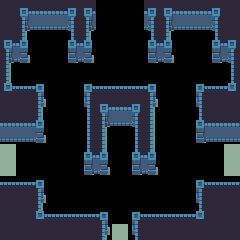

This game map was drawn from its Tiled (.tmx) file and the tilesets committed beside it. A one-line description and the full map source follow:
An orthogonal 15x15 tile map with 16x16 px tiles, 1 tile layer (Tiles) and 1 object (Piedestal bleu).

<map version="1.0" orientation="orthogonal" width="15" height="15" tilewidth="16" tileheight="16">
 <tileset firstgid="1" name="tiles" tilewidth="16" tileheight="16">
  <image source="../tilesets/tiles.png" width="96" height="144" />
 </tileset>
 <layer name="Tiles" width="15" height="15">
  <data>
   <tile gid="8" />
   <tile gid="4" />
   <tile gid="5" />
   <tile gid="5" />
   <tile gid="6" />
   <tile gid="4" />
   <tile gid="0" />
   <tile gid="0" />
   <tile gid="0" />
   <tile gid="6" />
   <tile gid="4" />
   <tile gid="5" />
   <tile gid="5" />
   <tile gid="6" />
   <tile gid="8" />
   <tile gid="8" />
   <tile gid="10" />
   <tile gid="11" />
   <tile gid="11" />
   <tile gid="12" />
   <tile gid="10" />
   <tile gid="0" />
   <tile gid="0" />
   <tile gid="0" />
   <tile gid="12" />
   <tile gid="10" />
   <tile gid="11" />
   <tile gid="11" />
   <tile gid="12" />
   <tile gid="8" />
   <tile gid="4" />
   <tile gid="46" />
   <tile gid="0" />
   <tile gid="0" />
   <tile gid="45" />
   <tile gid="46" />
   <tile gid="0" />
   <tile gid="0" />
   <tile gid="0" />
   <tile gid="45" />
   <tile gid="46" />
   <tile gid="0" />
   <tile gid="0" />
   <tile gid="45" />
   <tile gid="6" />
   <tile gid="10" />
   <tile gid="52" />
   <tile gid="0" />
   <tile gid="0" />
   <tile gid="51" />
   <tile gid="52" />
   <tile gid="0" />
   <tile gid="0" />
   <tile gid="0" />
   <tile gid="51" />
   <tile gid="52" />
   <tile gid="0" />
   <tile gid="0" />
   <tile gid="51" />
   <tile gid="12" />
   <tile gid="16" />
   <tile gid="0" />
   <tile gid="0" />
   <tile gid="0" />
   <tile gid="0" />
   <tile gid="0" />
   <tile gid="0" />
   <tile gid="0" />
   <tile gid="0" />
   <tile gid="0" />
   <tile gid="0" />
   <tile gid="0" />
   <tile gid="0" />
   <tile gid="0" />
   <tile gid="18" />
   <tile gid="22" />
   <tile gid="23" />
   <tile gid="34" />
   <tile gid="0" />
   <tile gid="0" />
   <tile gid="33" />
   <tile gid="23" />
   <tile gid="23" />
   <tile gid="23" />
   <tile gid="34" />
   <tile gid="0" />
   <tile gid="0" />
   <tile gid="33" />
   <tile gid="23" />
   <tile gid="24" />
   <tile gid="8" />
   <tile gid="8" />
   <tile gid="40" />
   <tile gid="0" />
   <tile gid="0" />
   <tile gid="39" />
   <tile gid="4" />
   <tile gid="5" />
   <tile gid="6" />
   <tile gid="40" />
   <tile gid="0" />
   <tile gid="0" />
   <tile gid="39" />
   <tile gid="8" />
   <tile gid="8" />
   <tile gid="5" />
   <tile gid="5" />
   <tile gid="46" />
   <tile gid="0" />
   <tile gid="0" />
   <tile gid="18" />
   <tile gid="10" />
   <tile gid="11" />
   <tile gid="12" />
   <tile gid="16" />
   <tile gid="0" />
   <tile gid="0" />
   <tile gid="45" />
   <tile gid="5" />
   <tile gid="5" />
   <tile gid="11" />
   <tile gid="11" />
   <tile gid="52" />
   <tile gid="0" />
   <tile gid="0" />
   <tile gid="18" />
   <tile gid="16" />
   <tile gid="0" />
   <tile gid="18" />
   <tile gid="16" />
   <tile gid="0" />
   <tile gid="0" />
   <tile gid="51" />
   <tile gid="11" />
   <tile gid="11" />
   <tile gid="17" />
   <tile gid="0" />
   <tile gid="0" />
   <tile gid="0" />
   <tile gid="0" />
   <tile gid="45" />
   <tile gid="46" />
   <tile gid="0" />
   <tile gid="45" />
   <tile gid="46" />
   <tile gid="0" />
   <tile gid="0" />
   <tile gid="0" />
   <tile gid="0" />
   <tile gid="17" />
   <tile gid="17" />
   <tile gid="0" />
   <tile gid="0" />
   <tile gid="0" />
   <tile gid="0" />
   <tile gid="51" />
   <tile gid="52" />
   <tile gid="0" />
   <tile gid="51" />
   <tile gid="52" />
   <tile gid="0" />
   <tile gid="0" />
   <tile gid="0" />
   <tile gid="0" />
   <tile gid="17" />
   <tile gid="23" />
   <tile gid="23" />
   <tile gid="34" />
   <tile gid="0" />
   <tile gid="0" />
   <tile gid="0" />
   <tile gid="0" />
   <tile gid="0" />
   <tile gid="0" />
   <tile gid="0" />
   <tile gid="0" />
   <tile gid="0" />
   <tile gid="33" />
   <tile gid="23" />
   <tile gid="23" />
   <tile gid="8" />
   <tile gid="8" />
   <tile gid="40" />
   <tile gid="0" />
   <tile gid="0" />
   <tile gid="0" />
   <tile gid="0" />
   <tile gid="0" />
   <tile gid="0" />
   <tile gid="0" />
   <tile gid="0" />
   <tile gid="0" />
   <tile gid="39" />
   <tile gid="8" />
   <tile gid="8" />
   <tile gid="8" />
   <tile gid="8" />
   <tile gid="22" />
   <tile gid="23" />
   <tile gid="23" />
   <tile gid="23" />
   <tile gid="34" />
   <tile gid="0" />
   <tile gid="33" />
   <tile gid="23" />
   <tile gid="23" />
   <tile gid="23" />
   <tile gid="24" />
   <tile gid="8" />
   <tile gid="8" />
   <tile gid="8" />
   <tile gid="8" />
   <tile gid="8" />
   <tile gid="8" />
   <tile gid="8" />
   <tile gid="8" />
   <tile gid="40" />
   <tile gid="17" />
   <tile gid="39" />
   <tile gid="8" />
   <tile gid="8" />
   <tile gid="8" />
   <tile gid="8" />
   <tile gid="8" />
   <tile gid="8" />
  </data>
 </layer>
 <objectgroup name="Objects" width="0" height="0">
  <object name="Piedestal bleu" x="112" y="128" width="16" height="16" />
 </objectgroup>
</map>
